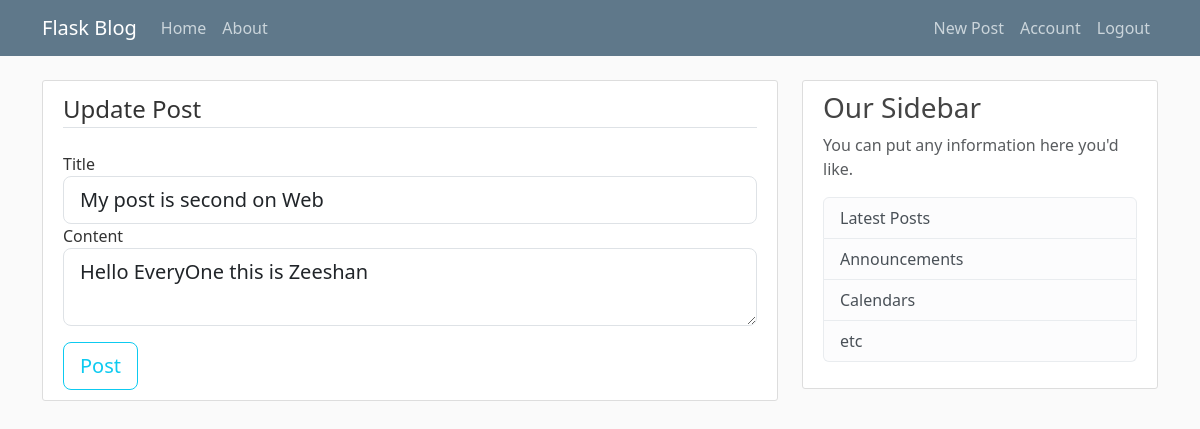
The app's page /post/2/update (signed in) with its own data.
### app/models.py (models this page shows, shortened)
class Post(db.Model):
    id = db.Column(db.Integer, primary_key = True)
    title = db.Column(db.String(100), nullable = False)
    date_posted = db.Column(db.DateTime, nullable = False, default = datetime.utcnow )
    content = db.Column(db.Text, nullable = False)
    user_id = db.Column(db.Integer, db.ForeignKey('user.id'), nullable=False)

### app/routes.py (the view)
@app.route("/post/<int:post_id>/update", methods = ['GET', 'POST'])
@login_required
def update_post(post_id):
    post = Post.query.get_or_404(post_id)
    if post.author != current_user:
        abort(403)
    form = PostForm()
    if form.validate_on_submit():
        post.title = form.title.data
        post.content = form.content.data
        db.session.commit()
        flash('Your Post Has Been Updated', 'success')
        return redirect(url_for('post', post_id = post.id))
    elif request.method == 'GET':
        form.title.data = post.title
        form.content.data = post.content
    return render_template('create_post.html', title = 'Update Post', form = form, legend = 'Update Post')

### app/forms.py
class PostForm(FlaskForm):
    title = StringField('Title', validators = [DataRequired()])
    content = TextAreaField('Content', validators = [DataRequired()])
    submit =  SubmitField('Post')

### app/models.py (called while the page is built)
@login_manager.user_loader
def load_user(user_id):
    return User.query.get(int(user_id))

### app/templates/create_post.html (shortened to what this page needs)
{% extends "layout.html"%}
{% block content %}
<div class="content-section">
    <form method="POST" action="">
        <fieldset class="form-group">
            <legend class="border-bottom mb-4">{{ legend }}</legend>
            <div class="form-group">
                {{ form.title.label(class="form-control-label") }}
                {{ form.title(class="form-control form-control-lg") }}
            </div>
            <div class="form-group">
                {{ form.content.label(class="form-control-label") }}
                {{ form.content(class="form-control form-control-lg") }}
            </div>
            <div class="form-group mt-3">
                {{ form.submit(class="btn btn-outline-info btn-lg btn-block") }}
            </div>
        </fieldset>
    </form>
</div>
{% endblock content %}

### app/Static/main.css (style rules this page uses)
body { background: #fafafa; color: #333333; margin-top: 5rem; }
.content-section { background: #ffffff; padding: 10px 20px; border: 1px solid #dddddd; border-radius: 3px; margin-bottom: 20px; }

### records on screen
Post: title "My post is second on Web", content "Hello EveryOne this is Zeeshan"

### other values on screen
{{ legend }} "Update Post"
